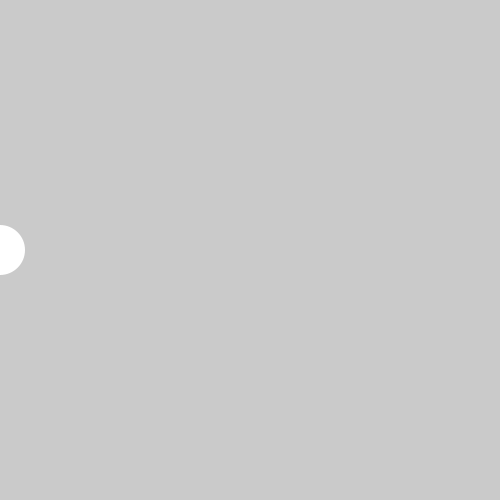
Frame 1 (no input)
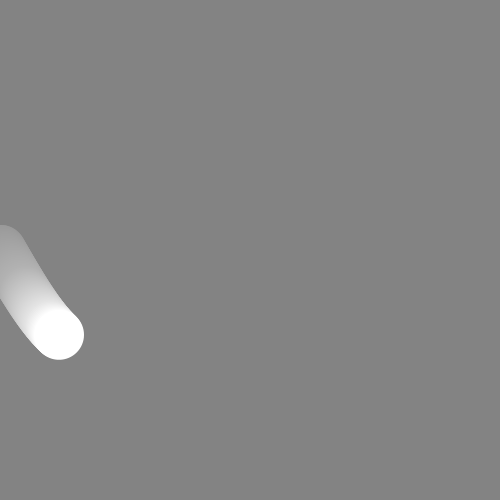
Frame 60 (the mouse pressed at the canvas centre just before this capture)
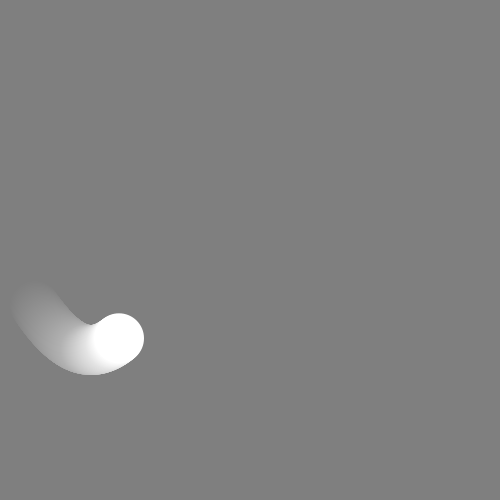
Frame 120 (the mouse held since frame 60 and released just before this capture)

The Processing sketch that drew these frames (run headless with seeded random() and noise(); from frame 60 on, the mouse is pressed at the canvas centre):

// Processing sketch: sample10_08
// ── sample10_08.pde
float x, y;

void setup () {
  size(500, 500);
  x=0;
}

void draw () {
  reset();
  fill(255);
  ellipse(x, y+height/2, 50, 50);
  y=100*sin(radians(x));
  x++;
}

void reset() {
  fill(126, 5);
  noStroke();
  rect(0, 0, width, height);
}
